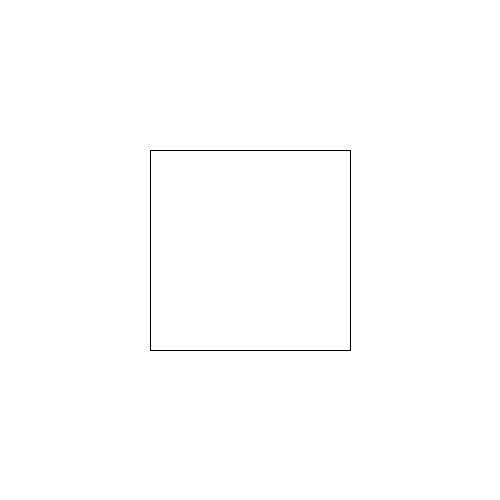
Frame 1 (no input)
Frame 60 (the mouse pressed at the canvas centre just before this capture): identical to frame 1, image omitted
Frame 120 (the mouse held since frame 60 and released just before this capture): identical to frame 1, image omitted

The Processing sketch that drew this single still picture (run headless with seeded random() and noise(); from frame 60 on, the mouse is pressed at the canvas centre):

// Processing sketch: H09opd4
// ── H09opd4.pde
void setup(){
  size(500,500);
}
 void draw(){
   background(255,255,255);
   //rect(100,100,100,100);
   stroke(0,0,0);
   blok(150,150,200,200);
 }
 
 void blok(int x, int y,int w,int h){
   //bovenlijn
   line(x,y,x+w,y);
   //onderlijn
   line(x,y+h,x+w,y+h);
   //linkerlijn
   line(x,y,x,y+h);
   //rechterlijn
   line(x+w,y,x+h,y+h);
 }
